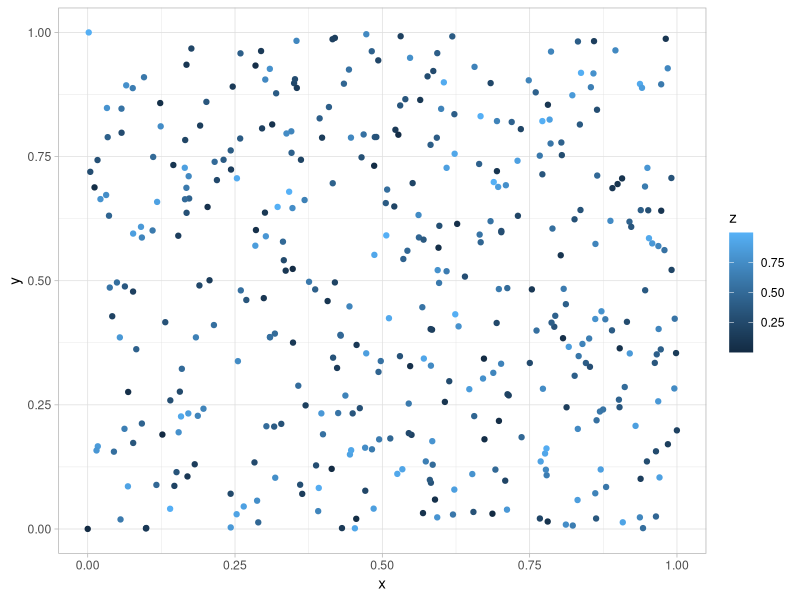

This figure's R source:
### incredible figure 

library(tidyverse)
library(ggthemes)


ggplot(randu, aes(x,y, color = z)) + 
  geom_point() + 
    theme_light()